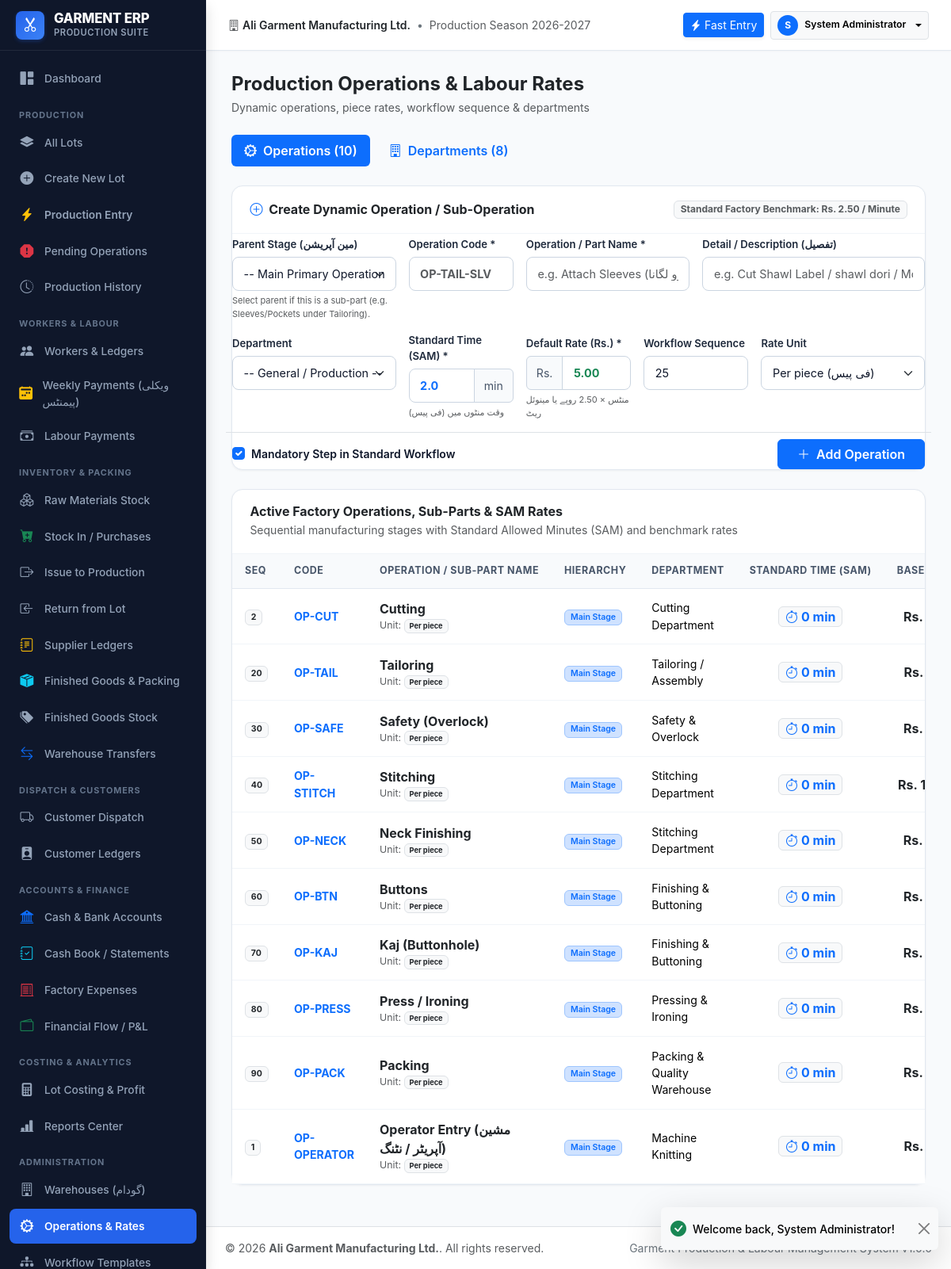
/modules/settings/operations.php (signed in), run on the app's committed database.
### tables this page shows
CREATE TABLE `users` (
    `id` INT AUTO_INCREMENT PRIMARY KEY,
    `username` VARCHAR(50) NOT NULL UNIQUE,
    `password_hash` VARCHAR(255) NOT NULL,
    `full_name` VARCHAR(100) NOT NULL,
    `role_id` INT NOT NULL,
    `phone` VARCHAR(30) NULL,
    `email` VARCHAR(100) NULL,
    `is_active` TINYINT(1) NOT NULL DEFAULT 1,
    `created_at` DATETIME NOT NULL DEFAULT CURRENT_TIMESTAMP,
    `updated_at` DATETIME NOT NULL DEFAULT CURRENT_TIMESTAMP ON UPDATE CURRENT_TIMESTAMP,
    FOREIGN KEY (`role_id`) REFERENCES `roles`(`id`)
);

CREATE TABLE `operations` (
    `id` INT AUTO_INCREMENT PRIMARY KEY,
    `parent_id` INT NULL DEFAULT NULL,
    `code` VARCHAR(40) NOT NULL UNIQUE,
    `name` VARCHAR(100) NOT NULL,
    `description` TEXT NULL,
    `department_id` INT NULL,
    `sequence` INT NOT NULL DEFAULT 10,
    `estimated_minutes` DECIMAL(8,2) NOT NULL DEFAULT 0.00,
    `is_mandatory` TINYINT(1) NOT NULL DEFAULT 1,
    `default_rate` DECIMAL(12,2) NOT NULL DEFAULT 0.00,
    `rate_unit` VARCHAR(30) NOT NULL DEFAULT 'Per piece',
    `quantity_tracking` TINYINT(1) NOT NULL DEFAULT 1,
    `is_active` TINYINT(1) NOT NULL DEFAULT 1,
    FOREIGN KEY (`parent_id`) REFERENCES `operations`(`id`) ON DELETE SET NULL,
    FOREIGN KEY (`department_id`) REFERENCES `departments`(`id`) ON DELETE SET NULL
);

CREATE TABLE `departments` (
    `id` INT AUTO_INCREMENT PRIMARY KEY,
    `code` VARCHAR(30) NOT NULL UNIQUE,
    `name` VARCHAR(100) NOT NULL,
    `description` TEXT NULL,
    `is_active` TINYINT(1) NOT NULL DEFAULT 1
);

### modules/settings/operations.php (the view, shortened to what the rows shown need)
<?php
require_once __DIR__ . '/../../config/config.php';
require_once __DIR__ . '/../../config/auth.php';
require_login();
$db = get_db();
$operations = $db->query("SELECT o.*, p_op.name AS parent_operation_name, p_op.code AS parent_operation_code, d.name AS department_name,
                          (SELECT COUNT(*) FROM worker_operations WHERE operation_id = o.id) AS assigned_workers,
                          (SELECT COUNT(*) FROM operations sub WHERE sub.parent_id = o.id) AS sub_ops_count
                          FROM operations o
                          LEFT JOIN operations p_op ON o.parent_id = p_op.id
                          LEFT JOIN departments d ON o.department_id = d.id
                          ORDER BY COALESCE(o.parent_id, o.id) ASC, (o.parent_id IS NOT NULL) ASC, o.sequence ASC")->fetchAll();
require_once __DIR__ . '/../../includes/header.php';
?>
<div class="app-main">
    <?php require_once __DIR__ . '/../../includes/topbar.php'; ?>
    <div class="app-content">
        <div class="tab-content">
            <div class="tab-pane fade show active" id="operationsTab">
                <div class="card-modern">
                    <div class="card-modern-body p-0">
                        <div class="table-responsive">
                            <table class="table table-modern align-middle mb-0">
                                <thead>
                                    <tr>
                                        <th style="width: 60px;">Seq</th>
                                        <th>Code</th>
                                        <th>Operation / Sub-Part Name</th>
                                        <th>Hierarchy</th>
                                        <th>Department</th>
                                        <th class="text-center" style="width: 140px;">Standard Time (SAM)</th>
                                        <th class="text-end" style="width: 130px;">Base Rate</th>
                                    </tr>
                                </thead>
                                <tbody>
                                    <?php foreach ($operations as $op):
                                        $isSub = !empty($op['parent_id']);
                                    ?>
                                        <tr class="<?= $isSub ? 'bg-light bg-opacity-25' : '' ?>">
                                            <td>
                                                <span class="badge <?= $isSub ? 'bg-white text-muted border' : 'bg-light text-dark border fw-bold' ?>"><?= $op['sequence'] ?></span>
                                            </td>
                                            <td class="fw-bold <?= $isSub ? 'text-secondary small' : 'text-primary' ?>"><?= clean($op['code']) ?></td>
                                            <td>
                                                <?php if ($isSub): ?>
                                                    <div class="ms-3 fw-bold text-dark d-flex align-items-center gap-1">
                                                        <span class="text-primary fs-6">↳</span>
                                                        <span><?= clean($op['name']) ?></span>
                                                    </div>
                                                <?php else: ?>
                                                    <div class="fw-bold text-dark fs-6"><?= clean($op['name']) ?></div>
                                                <?php endif; ?>
                                                <div class="text-muted small ms-<?= $isSub ? '4' : '0' ?>">Unit: <span class="badge bg-light text-dark border"><?= clean($op['rate_unit'] ?? 'Per piece') ?></span></div>
                                            </td>
                                            <td>
                                                <?php if ($isSub): ?>
                                                    <span class="badge bg-info-subtle text-info border border-info-subtle">
                                                        <i class="bi bi-diagram-3 me-1"></i>Under: <?= clean($op['parent_operation_name'] ?? 'Main') ?>
                                                    </span>
                                                <?php else: ?>
                                                    <span class="badge bg-primary-subtle text-primary border border-primary-subtle fw-semibold">
                                                        Main Stage <?= $op['sub_ops_count'] > 0 ? "({$op['sub_ops_count']} sub-parts)" : '' ?>
                                                    </span>
                                                <?php endif; ?>
                                            </td>
                                            <td><?= clean($op['department_name'] ?? 'General') ?></td>
                                            <td class="text-center">
                                                <span class="badge bg-light text-primary border fs-6 px-2 py-1">
                                                    <i class="bi bi-stopwatch me-1"></i><?= (float)$op['estimated_minutes'] ?> min
                                                </span>
                                            </td>
                                            <td class="text-end fw-bold fs-6 text-dark">
                                                <?= format_currency($op['default_rate']) ?>
                                            </td>
                                        </tr>
                                    <?php endforeach; ?>
                                </tbody>
                            </table>
                        </div>
                    </div>
                </div>
            </div>
</div>
    </div>
<?php require_once __DIR__ . '/../../includes/footer.php'; ?>

### includes/topbar.php (shortened to what the rows shown need)
<?php
$currentUser = current_user();
?>
<header class="app-topbar">
    <div class="d-flex align-items-center gap-2">
        <div class="dropdown">
            <button class="btn btn-sm btn-light border dropdown-toggle d-flex align-items-center gap-2" type="button" data-bs-toggle="dropdown" aria-expanded="false">
                <div class="bg-primary text-white rounded-circle d-flex align-items-center justify-content-center" style="width: 26px; height: 26px; font-size: 0.75rem; font-weight: 700;">
                    <?= strtoupper(substr($currentUser['full_name'] ?? 'U', 0, 1)) ?>
                </div>
                <span class="d-none d-md-inline fw-semibold small"><?= clean($currentUser['full_name'] ?? 'User') ?></span>
            </button>
        </div>
    </div>
</header>

### data on the page
users: full_name "S", full_name "System Administrator"
operations: sequence "2", code "OP-CUT", name "Cutting", rate_unit "Per piece", shows "Main Stage", department.name "Cutting Department", estimated_minutes "0", default_rate "Rs.…"
operations: sequence "20", code "OP-TAIL", name "Tailoring", rate_unit "Per piece", shows "Main Stage", department.name "Tailoring / Assembly", estimated_minutes "0", default_rate "Rs.…"
operations: sequence "30", code "OP-SAFE", name "Safety (Overlock)", rate_unit "Per piece", shows "Main Stage", department.name "Safety & Overlock", estimated_minutes "0", default_rate "Rs.…"
operations: sequence "40", code "OP-STITCH", name "Stitching", rate_unit "Per piece", shows "Main Stage", department.name "Stitching Department", estimated_minutes "0", default_rate "Rs.…"
operations: sequence "50", code "OP-NECK", name "Neck Finishing", rate_unit "Per piece", shows "Main Stage", department.name "Stitching Department", estimated_minutes "0", default_rate "Rs.…"
operations: sequence "60", code "OP-BTN", name "Buttons", rate_unit "Per piece", shows "Main Stage", department.name "Finishing & Buttoning", estimated_minutes "0", default_rate "Rs.…"
operations: sequence "70", code "OP-KAJ", name "Kaj (Buttonhole)", rate_unit "Per piece", shows "Main Stage", department.name "Finishing & Buttoning", estimated_minutes "0", default_rate "Rs.…"
operations: sequence "80", code "OP-PRESS", name "Press / Ironing", rate_unit "Per piece", shows "Main Stage", department.name "Pressing & Ironing", estimated_minutes "0", default_rate "Rs.…"
operations: sequence "90", code "OP-PACK", name "Packing", rate_unit "Per piece", shows "Main Stage", department.name "Packing & Quality Warehouse", estimated_minutes "0", default_rate "Rs.…"
operations: sequence "1", code "OP-OPERATOR", name "Operator Entry (مشین آپریٹر / نٹنگ)", rate_unit "Per piece", shows "Main Stage", department.name "Machine Knitting", estimated_minutes "0", default_rate "Rs.…"

### other printed values
get_setting('company_name', 'Garment ERP') "Ali Garment Manufacturing Ltd."
count($operations) "10"
count($departments) "8"
